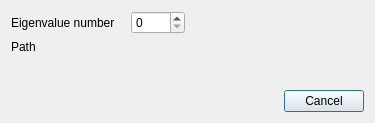
<?xml version="1.0" encoding="UTF-8"?>
<ui version="4.0">
 <class>JumpToDialog</class>
 <widget class="QDialog" name="JumpToDialog">
  <property name="geometry">
   <rect>
    <x>0</x>
    <y>0</y>
    <width>375</width>
    <height>123</height>
   </rect>
  </property>
  <property name="windowTitle">
   <string>Jump to eigenpair by number</string>
  </property>
  <layout class="QVBoxLayout" name="verticalLayout">
   <item>
    <layout class="QGridLayout" name="gridLayout">
     <item row="0" column="0">
      <widget class="QLabel" name="label">
       <property name="sizePolicy">
        <sizepolicy hsizetype="Maximum" vsizetype="Preferred">
         <horstretch>0</horstretch>
         <verstretch>0</verstretch>
        </sizepolicy>
       </property>
       <property name="text">
        <string>Eigenvalue number</string>
       </property>
      </widget>
     </item>
     <item row="1" column="2">
      <widget class="QLabel" name="lbl_path">
       <property name="sizePolicy">
        <sizepolicy hsizetype="MinimumExpanding" vsizetype="Preferred">
         <horstretch>0</horstretch>
         <verstretch>0</verstretch>
        </sizepolicy>
       </property>
       <property name="text">
        <string/>
       </property>
      </widget>
     </item>
     <item row="0" column="2">
      <widget class="QSpinBox" name="spin_eig">
       <property name="sizePolicy">
        <sizepolicy hsizetype="Maximum" vsizetype="Fixed">
         <horstretch>0</horstretch>
         <verstretch>0</verstretch>
        </sizepolicy>
       </property>
       <property name="maximum">
        <number>1000</number>
       </property>
      </widget>
     </item>
     <item row="1" column="0">
      <widget class="QLabel" name="label_2">
       <property name="sizePolicy">
        <sizepolicy hsizetype="Maximum" vsizetype="Preferred">
         <horstretch>0</horstretch>
         <verstretch>0</verstretch>
        </sizepolicy>
       </property>
       <property name="text">
        <string>Path</string>
       </property>
      </widget>
     </item>
     <item row="0" column="1">
      <spacer name="horizontalSpacer">
       <property name="orientation">
        <enum>Qt::Horizontal</enum>
       </property>
       <property name="sizeType">
        <enum>QSizePolicy::Fixed</enum>
       </property>
       <property name="sizeHint" stdset="0">
        <size>
         <width>10</width>
         <height>20</height>
        </size>
       </property>
      </spacer>
     </item>
    </layout>
   </item>
   <item>
    <spacer name="verticalSpacer">
     <property name="orientation">
      <enum>Qt::Vertical</enum>
     </property>
     <property name="sizeHint" stdset="0">
      <size>
       <width>20</width>
       <height>40</height>
      </size>
     </property>
    </spacer>
   </item>
   <item>
    <widget class="QDialogButtonBox" name="buttonBox">
     <property name="orientation">
      <enum>Qt::Horizontal</enum>
     </property>
     <property name="standardButtons">
      <set>QDialogButtonBox::Cancel</set>
     </property>
    </widget>
   </item>
  </layout>
 </widget>
 <resources/>
 <connections>
  <connection>
   <sender>buttonBox</sender>
   <signal>accepted()</signal>
   <receiver>JumpToDialog</receiver>
   <slot>accept()</slot>
   <hints>
    <hint type="sourcelabel">
     <x>248</x>
     <y>254</y>
    </hint>
    <hint type="destinationlabel">
     <x>157</x>
     <y>274</y>
    </hint>
   </hints>
  </connection>
  <connection>
   <sender>buttonBox</sender>
   <signal>rejected()</signal>
   <receiver>JumpToDialog</receiver>
   <slot>reject()</slot>
   <hints>
    <hint type="sourcelabel">
     <x>316</x>
     <y>260</y>
    </hint>
    <hint type="destinationlabel">
     <x>286</x>
     <y>274</y>
    </hint>
   </hints>
  </connection>
 </connections>
</ui>
